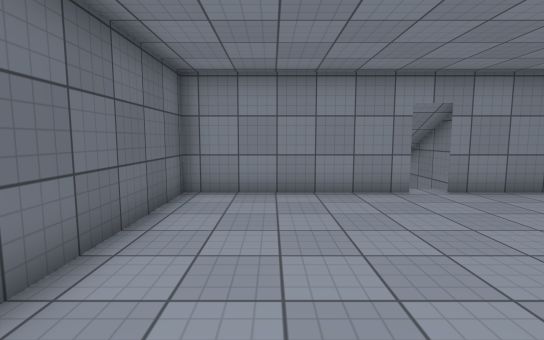
view 1 (above)

16 first-person views from a walk through a 3-D level made in the Unity game engine. The camera is 1.4 m above the floor, tilts 6° down and sees 85° across. The floor is counted in squares, 1.03 m on a side. Each view is taken from the middle of a square. On the plan, view 1 faces up. The plan holds only what a view shows up to about 14 squares ahead; the rest is blank. The place goes on beyond the plan. The player character is not drawn. Surface patterns are stand-ins for the level's own textures.

view 2
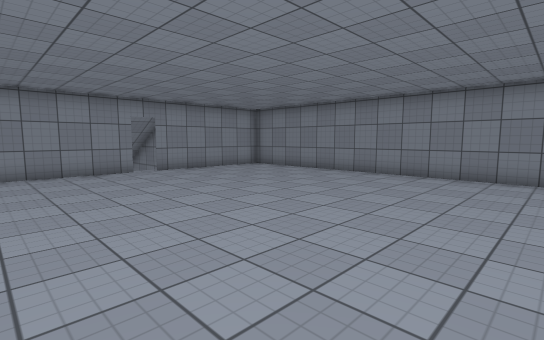

view 3
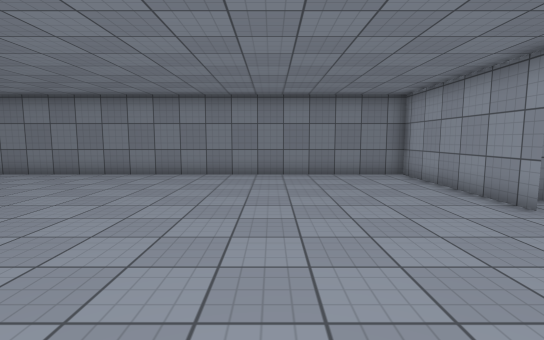

view 4
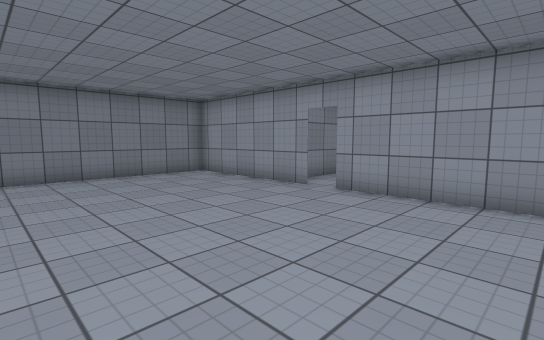

view 5
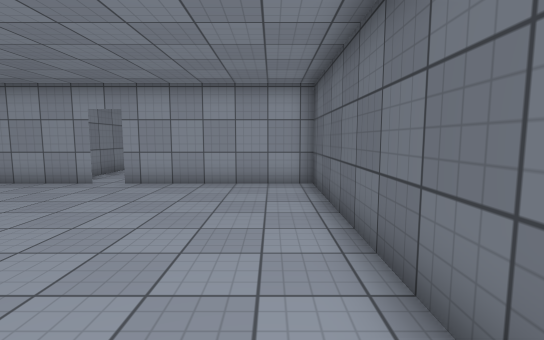

view 6
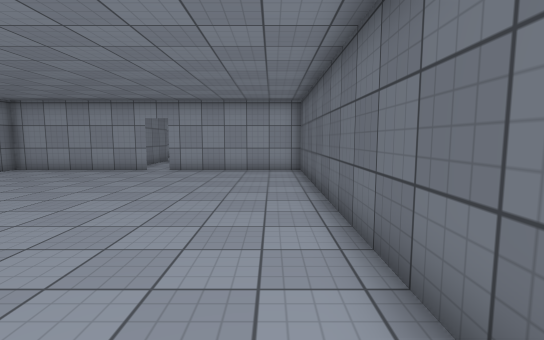

view 7
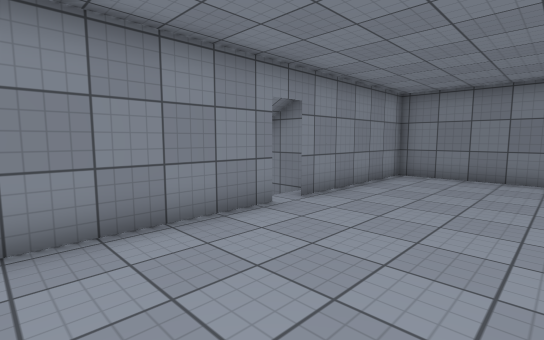

view 8
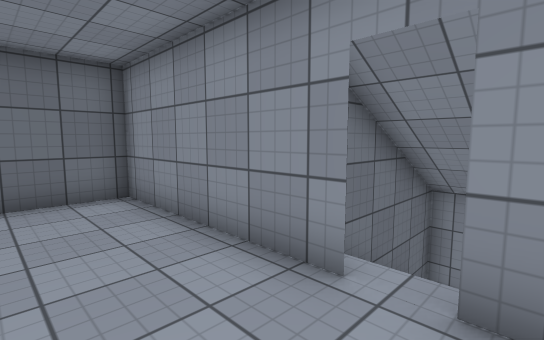

view 9
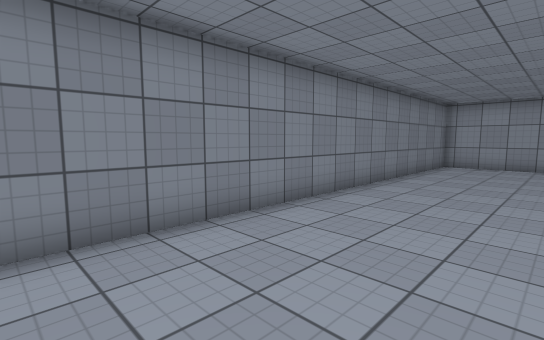

view 10
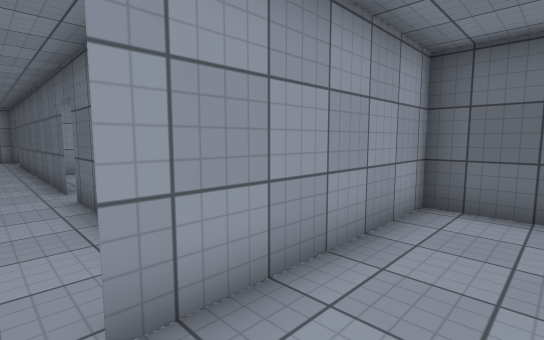

view 11
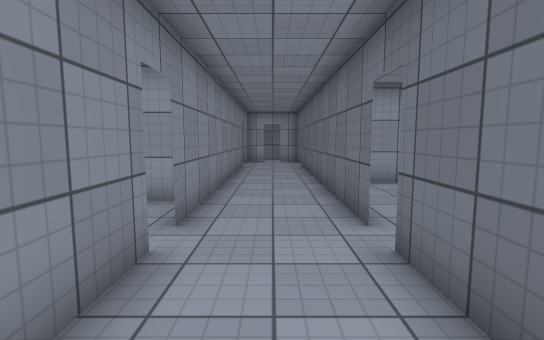

view 12
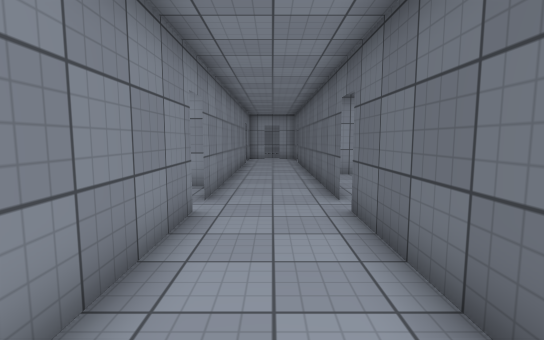

view 13
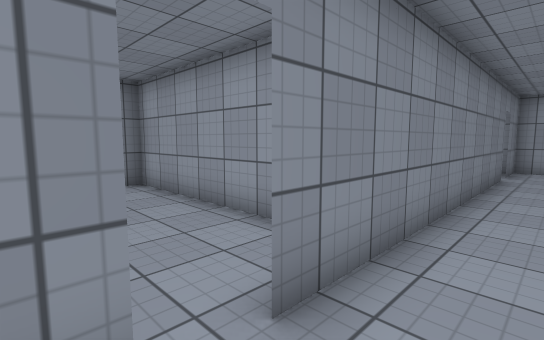

view 14
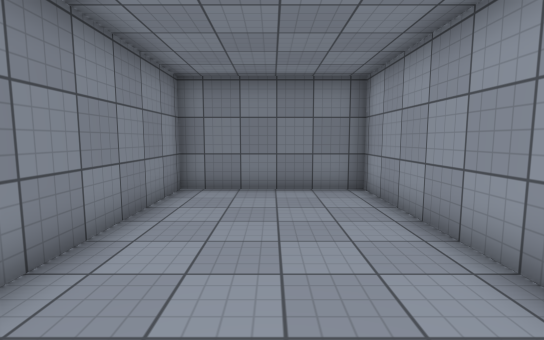

view 15
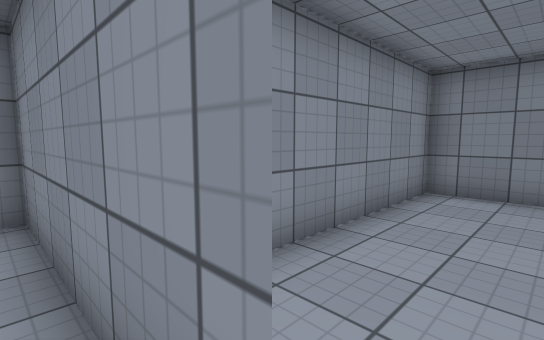

view 16
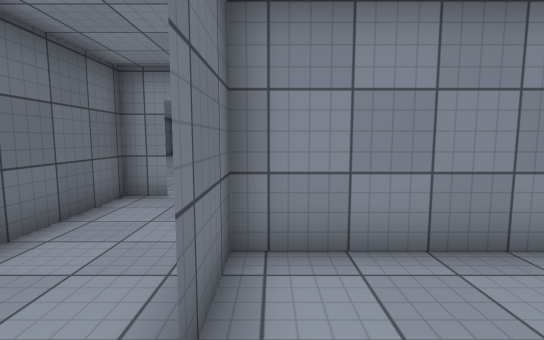

### Floor plan
Key: @ floor where view 1 was taken; # wall or solid block; . main floor; - floor 3 m lower than the main floor; / step, stairs or slope.
Columns run from 2 left of view 1 to 13 right of it. Each row starts with its distance up from view 1.
 13     #/
 12     #/  #
 11     #/  #
 10     #/  #
  9     #/  #
  8 ######/###
  7 #......../  ##
  6 #......../  /#
  5 #......../  /#
  4 #........//-/#
  3 #.//-----/-//#
  2 #./         /#
  1 #./         /#
  0 #.@         /#
 -1 #./         /#
 -2 #./         /#
 -3 #./         /#
 -4 #.///////////#
 -5 #............#
 -6 #............#
 -7 #............#
 -8 #............#
 -9 #............#
-10 ######.#######
-11     #...#
-12     #...#
-13     #...########
-14     #..##......#
-15     #..#.......#
-16     ...........#
-17     #..#.......#
-18    .#..##......#
-19    .#...########
-20    .#...#
-21   ###...#
-22     #...#
-23     #...#

Where each view was taken, in squares from view 1:
view 1: 0 up, 0 right, facing up
view 2: 5 down, 1 left, facing up-right
view 3: 5 down, 1 left, facing right
view 4: 3 down, 1 left, facing down-right
view 5: 1 down, 1 left, facing down
view 6: 3 up, 1 left, facing down
view 7: 3 up, 1 left, facing up-right
view 8: 5 up, 5 right, facing up-left
view 9: 6 up, 6 right, facing down-right
view 10: 8 down, 4 right, facing down-left
view 11: 12 down, 4 right, facing down
view 12: 10 down, 4 right, facing down
view 13: 15 down, 4 right, facing down-right
view 14: 16 down, 5 right, facing right
view 15: 16 down, 5 right, facing up-right
view 16: 17 down, 6 right, facing up
